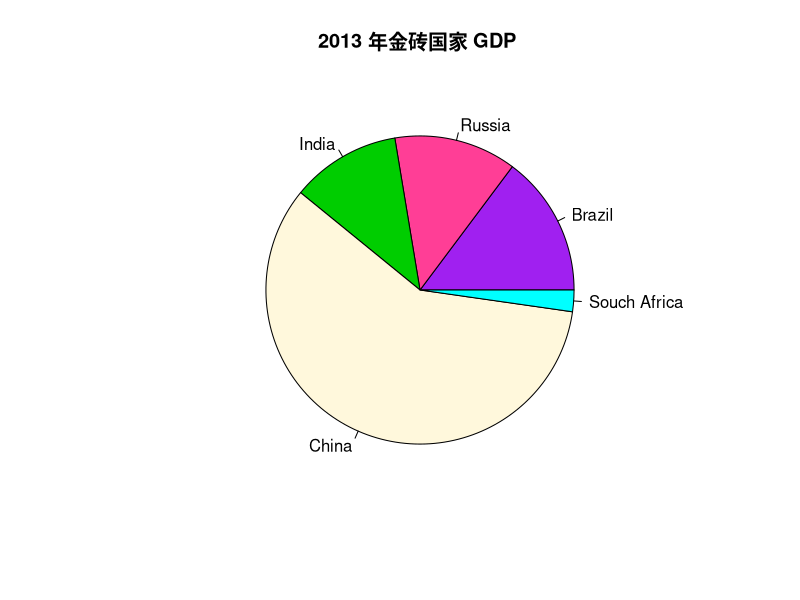
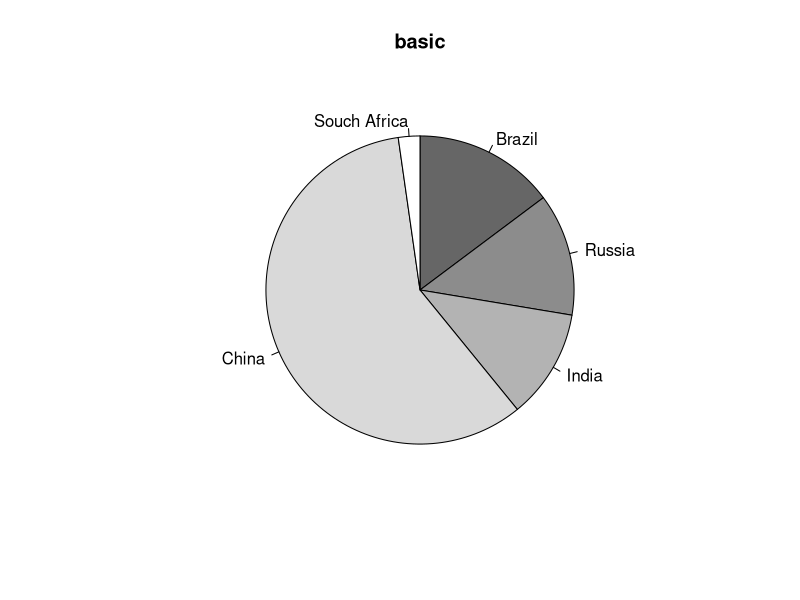

Source code (R) for these figures, in order:
countries <- c("Brazil", "Russia", "India", "China", "Souch Africa")
GDP <- c(23920, 20790, 18618, 94906, 3660)
pie(GDP, labels = countries, col = c('purple', 'violetred1','green3', 'cornsilk', 'cyan'),
         main = "2013 年金砖国家 GDP ")
pie(GDP, labels = countries,  clockwise = TRUE, 
    col = gray(seq(0.4, 1.0, length=5)),
    main = "basic")